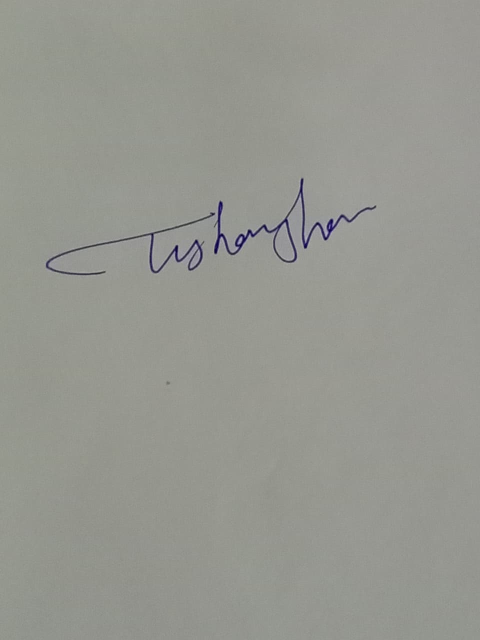
#> input picture images/T3.jpeg, 960 x 1280 px, found by its file name (shown at 1/2 size)
$ jupyter execute RealWorldDatamapping.ipynb   (older library calls are emulated)
#> lines starting #> are read from the running program, lines starting #| are printed output that depends on the picture; after the words box and inside, x2 and y2 are one past the last pixel; in counts of white or black regions, pixels touching at a corner belong together
[cell 1]
import cv2
import numpy as np

def analyze_image(path):
    img = cv2.imread(path)

    if img is None:
        raise ValueError("Image not found")

    # Basic info
    height, width, channels = img.shape
    aspect_ratio = width / height

    # Convert to grayscale
    gray = cv2.cvtColor(img, cv2.COLOR_BGR2GRAY)

    # Stats
    mean = np.mean(gray)
    std = np.std(gray)

    # Blur detection
    blur = cv2.Laplacian(gray, cv2.CV_64F).var()

    # Threshold to estimate foreground
    _, thresh = cv2.threshold(gray, 127, 255, cv2.THRESH_BINARY_INV)
    fg_ratio = np.sum(thresh > 0) / (height * width)

    return {
        "height": height,
        "width": width,
        "aspect_ratio": aspect_ratio,
        "channels": channels,
        "mean_intensity": mean,
        "std_intensity": std,
        "blur_score": blur,
        "foreground_ratio": fg_ratio
    }

[cell 2]
#print(analyze_image("/content/T1.png"))
#print(analyze_image("/content/T2.png"))

[cell 3]
#print(analyze_image("/content/Ts1.jpeg"))

[cell 4]
target_stats = {
 'height': 350,
 'width': 544,
 'aspect_ratio': 1.62,
 'channels': 3,
 'mean_intensity': 242.16,
 'std_intensity': 20.34,
 'blur_score': 392.8,
 'foreground_ratio': 0.014
}

[cell 5]
import cv2
import numpy as np
import matplotlib.pyplot as plt

def preprocess_to_dataset_style(path, target_stats):
#> called with path = '/content/T3.jpeg'
    img = cv2.imread(path)
#> img is the input picture: shape (1280, 960, 3); mean B, G, R 144.2, 151.1, 149.9
    if img is None:
        raise ValueError("Image not found")

    original = img.copy()

    # Step 1: Convert to grayscale
    gray = cv2.cvtColor(img, cv2.COLOR_BGR2GRAY)

    # Step 2: Normalize intensity (match mean & std)
    current_mean = np.mean(gray)
#> current_mean = 150
    current_std = np.std(gray)
#> current_std = 8.03

    target_mean = target_stats['mean_intensity']
    target_std = target_stats['std_intensity']

    # Avoid division by zero
    if current_std < 1e-5:
        current_std = 1.0

    normalized = (gray - current_mean) / current_std
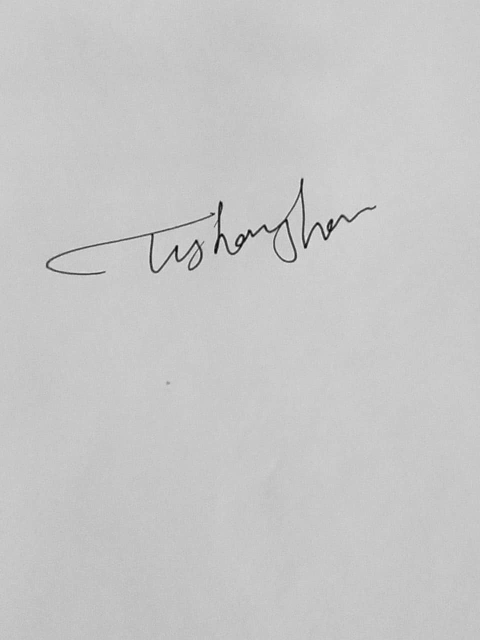
#> normalized: shape (1280, 960) float64 (shown at 1/2 size); min -18.32, max 5.1, mean 1.34e-15; drawn with min black and max white
    normalized = normalized * target_std + target_mean

    normalized = np.clip(normalized, 0, 255).astype(np.uint8)
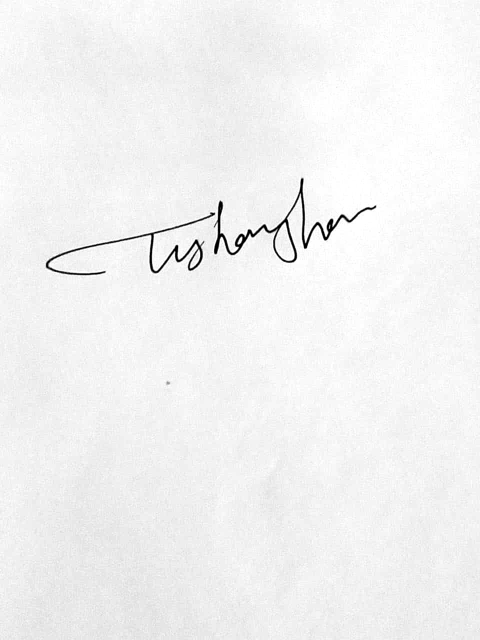
#> normalized: shape (1280, 960) (shown at 1/2 size); min 0, max 255, mean 241.7

    # Step 3: Threshold to control foreground ratio
    _, thresh = cv2.threshold(
        normalized, 0, 255,
        cv2.THRESH_BINARY_INV + cv2.THRESH_OTSU
    )
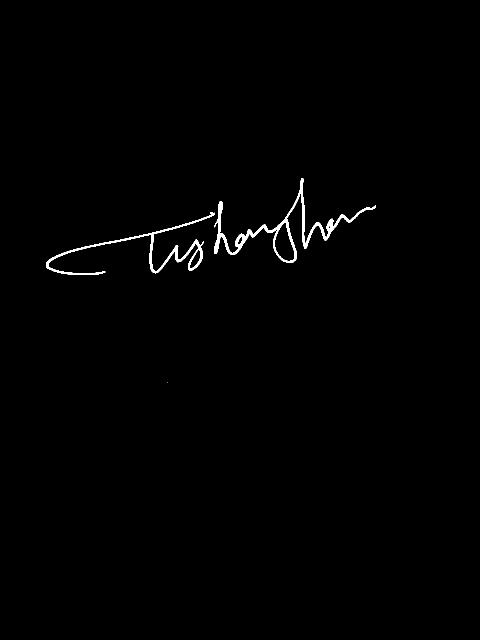
#> thresh: shape (1280, 960) (shown at 1/2 size); 0.68% white; 3 white regions (1 under 20 px), largest, box (x1, y1, x2, y2) and area: (428, 356, 752, 526) 4969, (92, 425, 430, 550) 3437

    # Step 4: Crop to signature
    coords = cv2.findNonZero(thresh)
#> coords = contour of 8407 points, box (x1, y1, x2, y2) (92, 356, 752, 766), area 44642
    if coords is not None:
        x, y, w, h = cv2.boundingRect(coords)
#> x = 92; y = 356; w = 660; h = 410
        cropped = thresh[y:y+h, x:x+w]
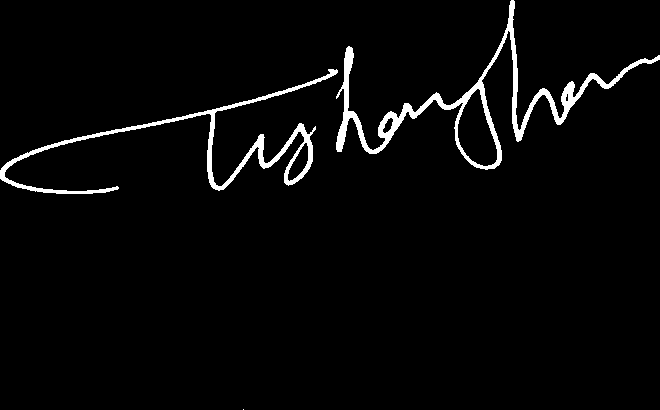
#> cropped: shape (410, 660); 3.1% white; 3 white regions (1 under 20 px), largest, box (x1, y1, x2, y2) and area: (336, 0, 660, 170) 4969, (0, 69, 338, 194) 3437
    else:
        cropped = thresh

    # Step 5: Resize to dataset size
    target_size = (int(target_stats['width']), int(target_stats['height']))
    resized = cv2.resize(cropped, target_size)

    # Step 6: Convert back to 3 channel (if model expects RGB)
    final = cv2.cvtColor(resized, cv2.COLOR_GRAY2BGR)
    final =  255- final
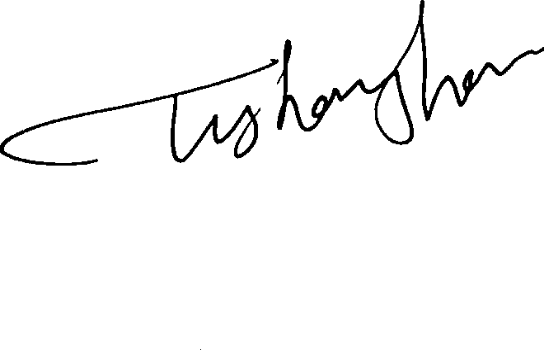
#> final: shape (350, 544, 3); min 0, max 255, mean 247.1
    print(final.shape)
#| (350, 544, 3)
    return original, final

[cell 6]
def show_comparison(original, processed):
    plt.figure(figsize=(10,5))

    plt.subplot(1,2,1)
    plt.title("Original")
    plt.imshow(cv2.cvtColor(original, cv2.COLOR_BGR2RGB))
    plt.axis("off")

    plt.subplot(1,2,2)
    plt.title("Processed (Dataset Style)")
    plt.imshow(cv2.cvtColor(processed, cv2.COLOR_BGR2RGB))
    plt.axis("off")

    plt.show()
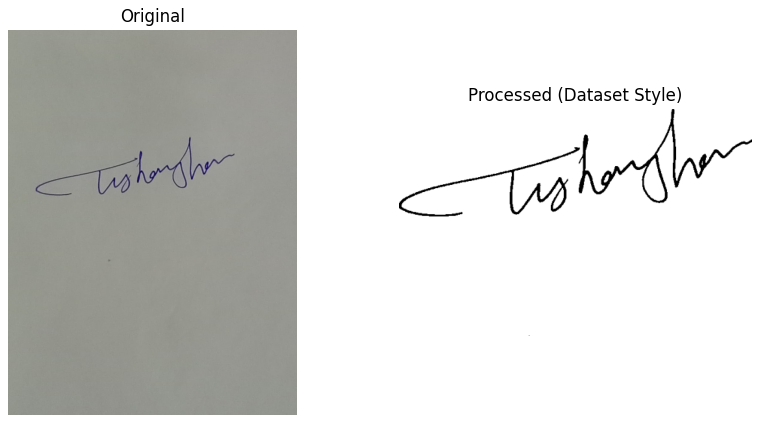
#> figure drawn by matplotlib, 2 panels
